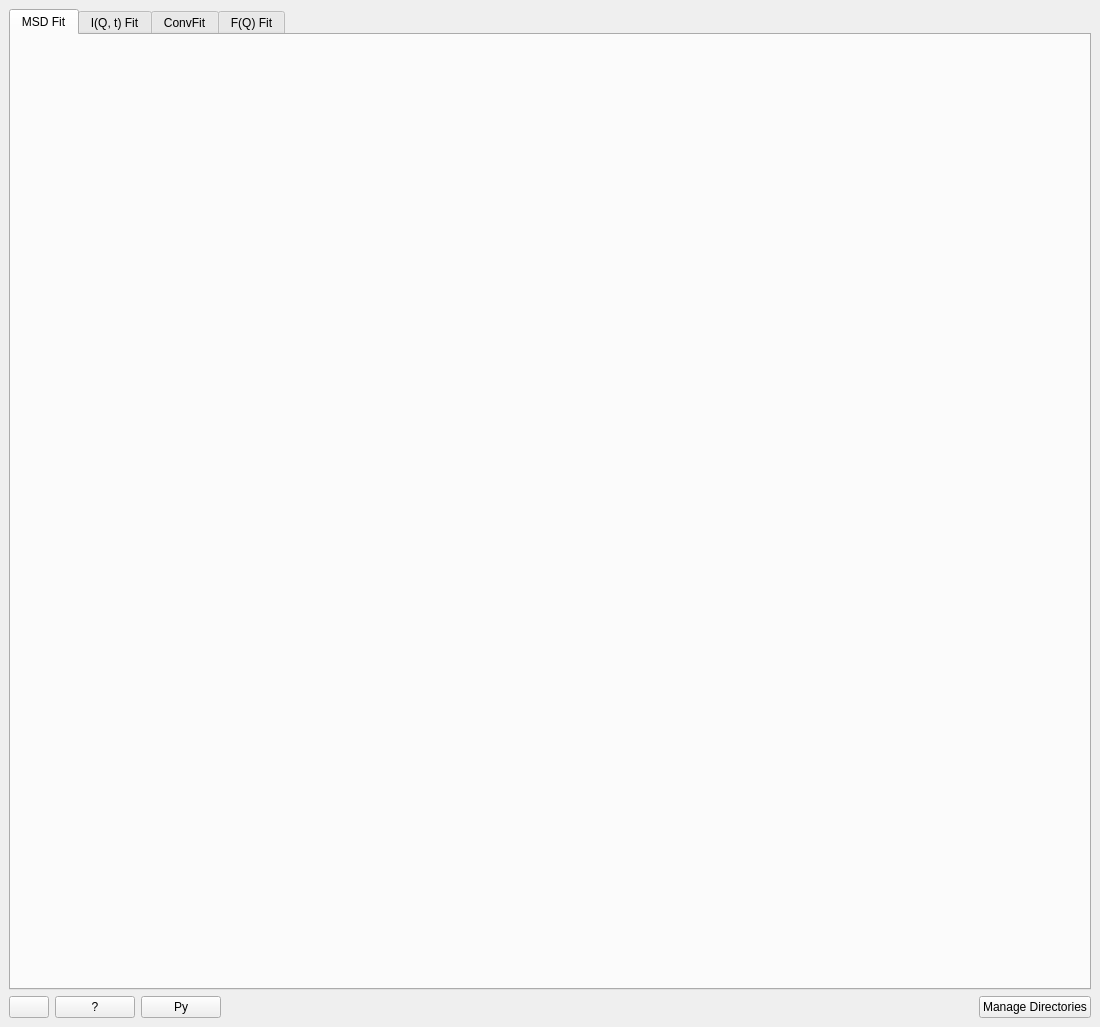
<?xml version="1.0" encoding="UTF-8"?>
<ui version="4.0">
 <class>IndirectDataAnalysis</class>
 <widget class="QMainWindow" name="IndirectDataAnalysis">
  <property name="geometry">
   <rect>
    <x>0</x>
    <y>0</y>
    <width>1100</width>
    <height>1027</height>
   </rect>
  </property>
  <property name="sizePolicy">
   <sizepolicy hsizetype="MinimumExpanding" vsizetype="MinimumExpanding">
    <horstretch>0</horstretch>
    <verstretch>0</verstretch>
   </sizepolicy>
  </property>
  <property name="minimumSize">
   <size>
    <width>200</width>
    <height>200</height>
   </size>
  </property>
  <property name="windowTitle">
   <string>Inelastic Data Analysis</string>
  </property>
  <widget class="QWidget" name="centralwidget">
   <property name="sizePolicy">
    <sizepolicy hsizetype="MinimumExpanding" vsizetype="MinimumExpanding">
     <horstretch>0</horstretch>
     <verstretch>0</verstretch>
    </sizepolicy>
   </property>
   <property name="minimumSize">
    <size>
     <width>200</width>
     <height>200</height>
    </size>
   </property>
   <layout class="QVBoxLayout" name="verticalLayout">
    <item>
     <widget class="QTabWidget" name="twIDATabs">
      <property name="enabled">
       <bool>true</bool>
      </property>
      <property name="minimumSize">
       <size>
        <width>0</width>
        <height>0</height>
       </size>
      </property>
      <property name="tabShape">
       <enum>QTabWidget::Rounded</enum>
      </property>
      <property name="currentIndex">
       <number>0</number>
      </property>
      <widget class="QWidget" name="tabMSD">
       <attribute name="title">
        <string>MSD Fit</string>
       </attribute>
      </widget>
      <widget class="QWidget" name="tabIqtFit">
       <attribute name="title">
        <string>I(Q, t) Fit</string>
       </attribute>
      </widget>
      <widget class="QWidget" name="tabConvFit">
       <attribute name="title">
        <string>ConvFit</string>
       </attribute>
      </widget>
      <widget class="QWidget" name="tabJumpFit">
       <attribute name="title">
        <string>F(Q) Fit</string>
       </attribute>
      </widget>
     </widget>
    </item>
    <item>
     <layout class="QHBoxLayout" name="layout_bottom">
      <item>
       <widget class="QPushButton" name="pbSettings">
        <property name="sizePolicy">
         <sizepolicy hsizetype="Minimum" vsizetype="Fixed">
          <horstretch>0</horstretch>
          <verstretch>0</verstretch>
         </sizepolicy>
        </property>
        <property name="minimumSize">
         <size>
          <width>0</width>
          <height>0</height>
         </size>
        </property>
        <property name="maximumSize">
         <size>
          <width>16777215</width>
          <height>16777215</height>
         </size>
        </property>
       </widget>
      </item>
      <item>
       <widget class="QPushButton" name="pbHelp">
        <property name="enabled">
         <bool>true</bool>
        </property>
        <property name="sizePolicy">
         <sizepolicy hsizetype="Minimum" vsizetype="Fixed">
          <horstretch>0</horstretch>
          <verstretch>0</verstretch>
         </sizepolicy>
        </property>
        <property name="maximumSize">
         <size>
          <width>16777215</width>
          <height>16777215</height>
         </size>
        </property>
        <property name="toolTip">
         <string>Open interface help page in your web browser.</string>
        </property>
        <property name="text">
         <string>?</string>
        </property>
       </widget>
      </item>
      <item>
       <widget class="QPushButton" name="pbPythonExport">
        <property name="enabled">
         <bool>true</bool>
        </property>
        <property name="sizePolicy">
         <sizepolicy hsizetype="Minimum" vsizetype="Fixed">
          <horstretch>0</horstretch>
          <verstretch>0</verstretch>
         </sizepolicy>
        </property>
        <property name="maximumSize">
         <size>
          <width>16777215</width>
          <height>16777215</height>
         </size>
        </property>
        <property name="toolTip">
         <string>Export a Python script for the algorithms run on this tab.</string>
        </property>
        <property name="text">
         <string>Py</string>
        </property>
       </widget>
      </item>
      <item>
       <spacer name="horizontalSpacer_14">
        <property name="orientation">
         <enum>Qt::Horizontal</enum>
        </property>
        <property name="sizeHint" stdset="0">
         <size>
          <width>40</width>
          <height>20</height>
         </size>
        </property>
       </spacer>
      </item>
      <item>
       <widget class="QPushButton" name="pbManageDirs">
        <property name="text">
         <string>Manage Directories</string>
        </property>
       </widget>
      </item>
     </layout>
    </item>
   </layout>
  </widget>
 </widget>
 <tabstops>
  <tabstop>twIDATabs</tabstop>
  <tabstop>pbHelp</tabstop>
  <tabstop>pbManageDirs</tabstop>
 </tabstops>
 <resources>
  <include location="../../../MantidPlot/icons/icons.qrc"/>
 </resources>
 <connections/>
</ui>
